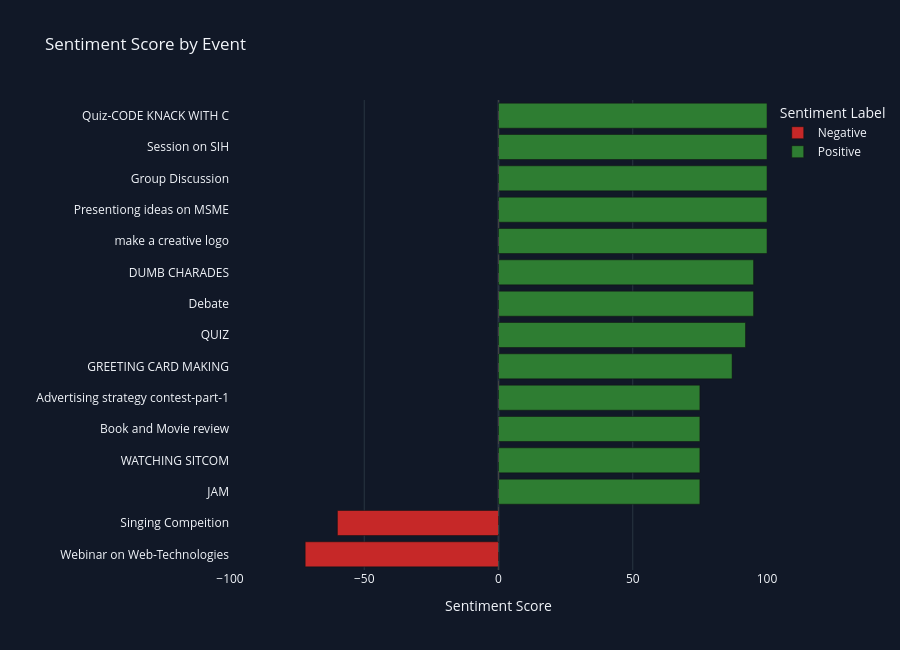

Here is the notebook cell this chart was saved with:
### Markdown cell above
## Sentiment Score by Event

### Code cell
score_by_event = sentiment_data.sort_values("Sentiment Score")

fig = px.bar(
    score_by_event,
    x="Sentiment Score",
    y="Event",
    color="Sentiment Label",
    orientation="h",
    hover_data=["Type", "Registers", "Room Available/Not Available", "Accept/Reject", "Sentiment Reason"],
    color_discrete_map={"Positive": "#2E7D32", "Neutral": "#757575", "Negative": "#C62828"},
    title="Sentiment Score by Event",
)
fig.add_vline(x=0, line_width=1, line_dash="dash", line_color="#424242")
fig.update_layout(
    template="plotly_dark",
    xaxis_range=[-100, 100],
    yaxis_title="",
    height=650,
    paper_bgcolor="#111827",
    plot_bgcolor="#111827",
)
fig.show()

### Figure 1 — Plotly figure (JSON) as saved in the notebook; plotly's stock layout.template omitted (floating-point values rounded to 4 significant figures)
{"data": [{"customdata": [["Normal", 77, "Not Available", "Reject", "Negative because request was rejected; room is not available; event priority is normal; booking was requested; strong registration count; positive event keywords: webinar"], ["Important ", 50, "Not Available", "Reject", "Negative because request was rejected; room is not available; event is marked important; booking was requested; strong registration count; positive event keywords: singing"]], "hovertemplate": "Sentiment Label=Negative<br>Sentiment Score=%{x}<br>Event=%{y}<br>Type=%{customdata[0]}<br>Registers=%{customdata[1]}<br>Room Available/Not Available=%{customdata[2]}<br>Accept/Reject=%{customdata[3]}<br>Sentiment Reason=%{customdata[4]}<extra></extra>", "legendgroup": "Negative", "marker": {"color": "#C62828", "pattern": {"shape": ""}}, "name": "Negative", "orientation": "h", "showlegend": true, "textposition": "auto", "type": "bar", "x": [-72, -60], "xaxis": "x", "y": ["Webinar on Web-Technologies", "Singing Compeition"], "yaxis": "y"}, {"customdata": [["Normal", 32, "Available", "Accept", "Positive because accepted request; room is available; event priority is normal; booking was requested"], ["Normal", 34, "Available", "Accept", "Positive because accepted request; room is available; event priority is normal; booking was requested"], ["Normal", 17, "Available", "Accept", "Positive because accepted request; room is available; event priority is normal; booking was requested; low registration count; positive event keywords: review"], ["Normal", 11, "Available", "Accept", "Positive because accepted request; room is available; event priority is normal; booking was requested; low registration count; positive event keywords: contest"], ["Important ", 17, "Available", "Accept", "Positive because accepted request; room is available; event is marked important; booking was requested; low registration count; positive event keywords: greeting"], ["Important ", 28, "Available", "Accept", "Positive because accepted request; room is available; event is marked important; booking was requested; positive event keywords: quiz"], ["Very important ", 15, "Available", "Accept", "Positive because accepted request; room is available; event is marked very important; booking was requested; low registration count; positive event keywords: debate"], ["Very important ", 26, "Available", "Accept", "Positive because accepted request; room is available; event is marked very important; booking was requested"], ["Important ", 100, "Available", "Accept", "Positive because accepted request; room is available; event is marked important; booking was requested; very high registration count; positive event keywords: creative"], ["Very important ", 105, "Available", "Accept", "Positive because accepted request; room is available; event is marked very important; booking was requested; very high registration count; positive event keywords: ideas"], ["Important ", 60, "Available", "Accept", "Positive because accepted request; room is available; event is marked important; booking was requested; strong registration count; positive event keywords: discussion"], ["Very important ", 111, "Available", "Accept", "Positive because accepted request; room is available; event is marked very important; booking was requested; very high registration count; positive event keywords: session"], ["Very important ", 50, "Available", "Accept", "Positive because accepted request; room is available; event is marked very important; booking was requested; strong registration count; positive event keywords: quiz"]], "hovertemplate": "Sentiment Label=Positive<br>Sentiment Score=%{x}<br>Event=%{y}<br>Type=%{customdata[0]}<br>Registers=%{customdata[1]}<br>Room Available/Not Available=%{customdata[2]}<br>Accept/Reject=%{customdata[3]}<br>Sentiment Reason=%{customdata[4]}<extra></extra>", "legendgroup": "Positive", "marker": {"color": "#2E7D32", "pattern": {"shape": ""}}, "name": "Positive", "orientation": "h", "showlegend": true, "textposition": "auto", "type": "bar", "x": [75, 75, 75, 75, 87, 92, 95, 95, 100, 100, 100, 100, 100], "xaxis": "x", "y": ["JAM", "WATCHING SITCOM", "Book and Movie review", "Advertising strategy contest-part-1", "GREETING CARD MAKING", "QUIZ", "Debate", "DUMB CHARADES", "make a creative logo", "Presentiong ideas on MSME", "Group Discussion", "Session on SIH", "Quiz-CODE KNACK WITH C"], "yaxis": "y"}], "layout": {"barmode": "relative", "height": 650, "legend": {"title": {"text": "Sentiment Label"}, "tracegroupgap": 0}, "paper_bgcolor": "#111827", "plot_bgcolor": "#111827", "shapes": [{"line": {"color": "#424242", "dash": "dash", "width": 1}, "type": "line", "x0": 0, "x1": 0, "xref": "x", "y0": 0, "y1": 1, "yref": "y domain"}], "title": {"text": "Sentiment Score by Event"}, "xaxis": {"anchor": "y", "domain": [0.0, 1.0], "range": [-100, 100], "title": {"text": "Sentiment Score"}}, "yaxis": {"anchor": "x", "domain": [0.0, 1.0], "title": {"text": ""}}}}
